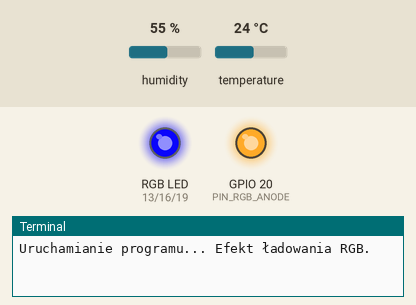
A program run on a simulated Raspberry Pi (BCM pin numbers). Shown: an RGB LED mixed from three pins (HIGH = lit), output pins drawn as LEDs (lit = HIGH), the last lines printed to the terminal. The inputs (shaded band) are chosen by the test bench; at power-on: humidity 55 %, temperature 24 °C. Dim RGB values are drawn brighter than linear; threads take turns every 2 ms; pins used as bus, display or sensor lines are not drawn.

Above: at 0.1 s.
At 1.0 s:
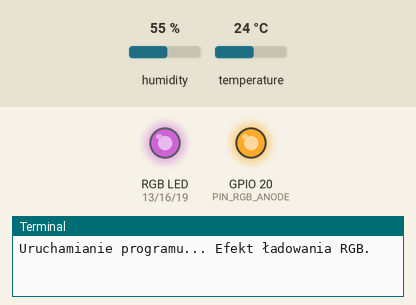
At 2.1 s:
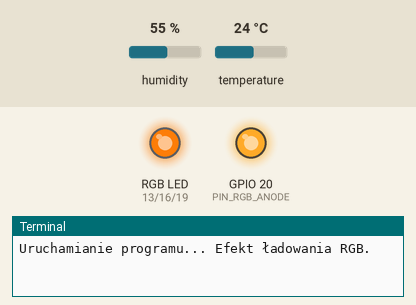
At 4.1 s:
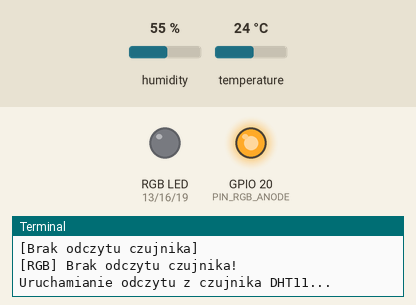
Timing chart, 0 to 5.6 s (numbered marks = the images above):
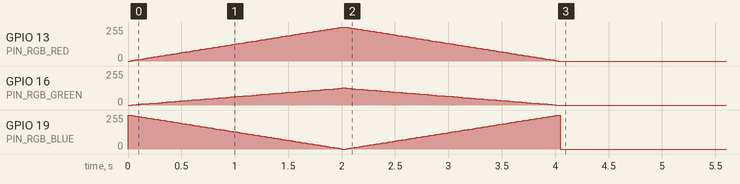

The program:

DHT11-RGB2.1.py
```python
import Adafruit_DHT
import RPi.GPIO as GPIO
import time
import threading

# Konfiguracja pinów GPIO
GPIO.setwarnings(False)
GPIO.setmode(GPIO.BCM)  # Ustawienie trybu BCM dla pinów GPIO
PIN_DHT11 = 26  # Pin danych dla czujnika DHT11
PIN_RGB_RED = 13
PIN_RGB_GREEN = 16
PIN_RGB_BLUE = 19
PIN_RGB_ANODE = 20
PIN_DHT11_POWER = 21

# Inicjalizacja GPIO dla czujnika i diody RGB
GPIO.setup(PIN_RGB_RED, GPIO.OUT)
GPIO.setup(PIN_RGB_GREEN, GPIO.OUT)
GPIO.setup(PIN_RGB_BLUE, GPIO.OUT)
GPIO.setup(PIN_RGB_ANODE, GPIO.OUT)
GPIO.setup(PIN_DHT11_POWER, GPIO.OUT)

GPIO.output(PIN_RGB_ANODE, GPIO.HIGH)  # Włączenie wspólnej anody dla RGB
GPIO.output(PIN_DHT11_POWER, GPIO.HIGH)  # Zasilanie czujnika DHT11

# Konfiguracja PWM dla diod RGB
pwm_red = GPIO.PWM(PIN_RGB_RED, 100)  # 100 Hz
pwm_green = GPIO.PWM(PIN_RGB_GREEN, 100)
pwm_blue = GPIO.PWM(PIN_RGB_BLUE, 100)

# Rozpoczęcie PWM z zerowym wypełnieniem
pwm_red.start(0)
pwm_green.start(0)
pwm_blue.start(0)

# Funkcja zerująca wszystkie kolory RGB (wyłącza diodę)
def zeruj_kolory():
    pwm_red.ChangeDutyCycle(0)
    pwm_green.ChangeDutyCycle(0)
    pwm_blue.ChangeDutyCycle(0)

# Efekt płynnego przejścia kolorów (ładowanie)
def efekt_ladowania():
    print("Uruchamianie programu... Efekt ładowania RGB.")
    zeruj_kolory()  # Wyłączenie wszystkich kolorów przed efektem

    try:
        for i in range(0, 101):  # Jasność narasta (od 0% do 100%)
            pwm_red.ChangeDutyCycle(i)
            pwm_green.ChangeDutyCycle(i // 2)  # Zielony wolniej narasta
            pwm_blue.ChangeDutyCycle(100 - i)  # Niebieski maleje
            time.sleep(0.02)  # Czas między zmianami jasności

        for i in range(100, -1, -1):  # Jasność maleje (od 100% do 0%)
            pwm_red.ChangeDutyCycle(i)
            pwm_green.ChangeDutyCycle(i // 2)  # Zielony wolniej maleje
            pwm_blue.ChangeDutyCycle(100 - i)  # Niebieski narasta
            time.sleep(0.02)

        zeruj_kolory()  # Wyłączenie wszystkich kolorów na końcu efektu
        print("Efekt ładowania zakończony.")
    except KeyboardInterrupt:
        zeruj_kolory()

# Flaga i zmienne globalne
flaga_koniec = False
wynik = None
lock = threading.Lock()

# Funkcja odczytu z DHT11 w osobnym wątku
def odczyt_dht11():
    global wynik, flaga_koniec
    print("Uruchamianie odczytu z czujnika DHT11...")
    while not flaga_koniec:
        wilgotnosc, temperatura = Adafruit_DHT.read_retry(Adafruit_DHT.DHT11, PIN_DHT11)
        with lock:
            if wilgotnosc is not None and temperatura is not None:
                wynik = (temperatura, wilgotnosc)
            else:
                wynik = None
        time.sleep(60)  # Odczyt co minutę

# Funkcja sterująca diodą RGB na podstawie danych z DHT11
def sterowanie_rgb(temp, hum):
    zeruj_kolory()
    if temp is None or hum is None:
        print("[RGB] Brak odczytu czujnika!")
        return

    # Logika sterowania diodą RGB
    if temp <= 25:
        print("[RGB] Zielony: temperatura <= 25°C")
        pwm_green.ChangeDutyCycle(100)  # Zielony na 100%
    else:
        print("[RGB] Czerwony: temperatura > 25°C")
        pwm_red.ChangeDutyCycle(100)  # Czerwony na 100%

    if hum < 50:
        print("[RGB] Niebieski: wilgotność < 50%")
        pwm_blue.ChangeDutyCycle(100)  # Niebieski na 100%

# Funkcja czyszcząca piny GPIO
def cleanup_pins():
    zeruj_kolory()
    pwm_red.stop()
    pwm_green.stop()
    pwm_blue.stop()
    GPIO.cleanup([PIN_RGB_RED, PIN_RGB_GREEN, PIN_RGB_BLUE, PIN_RGB_ANODE, PIN_DHT11_POWER, PIN_DHT11])
    print("GPIO zostało wyczyszczone.")

# Główna funkcja programu
def main():
    global flaga_koniec

    # Efekt ładowania programu
    efekt_ladowania()

    # Uruchomienie wątku czujnika
    watek_czujnika = threading.Thread(target=odczyt_dht11)
    watek_czujnika.start()

    try:
        while True:
            with lock:
                dane = wynik

            if dane:
                temp, hum = dane
                print(f"Temperatura: {temp}°C, Wilgotność: {hum}%")
            else:
                print("[Brak odczytu czujnika]")

            sterowanie_rgb(temp if dane else None, hum if dane else None)
            time.sleep(60)  # Przerwa między kolejnymi iteracjami
    except KeyboardInterrupt:
        print("\n[Koniec] Wyłączono program.")
    finally:
        flaga_koniec = True
        watek_czujnika.join()
        cleanup_pins()

# Uruchomienie programu
if __name__ == "__main__":
    main()
```
